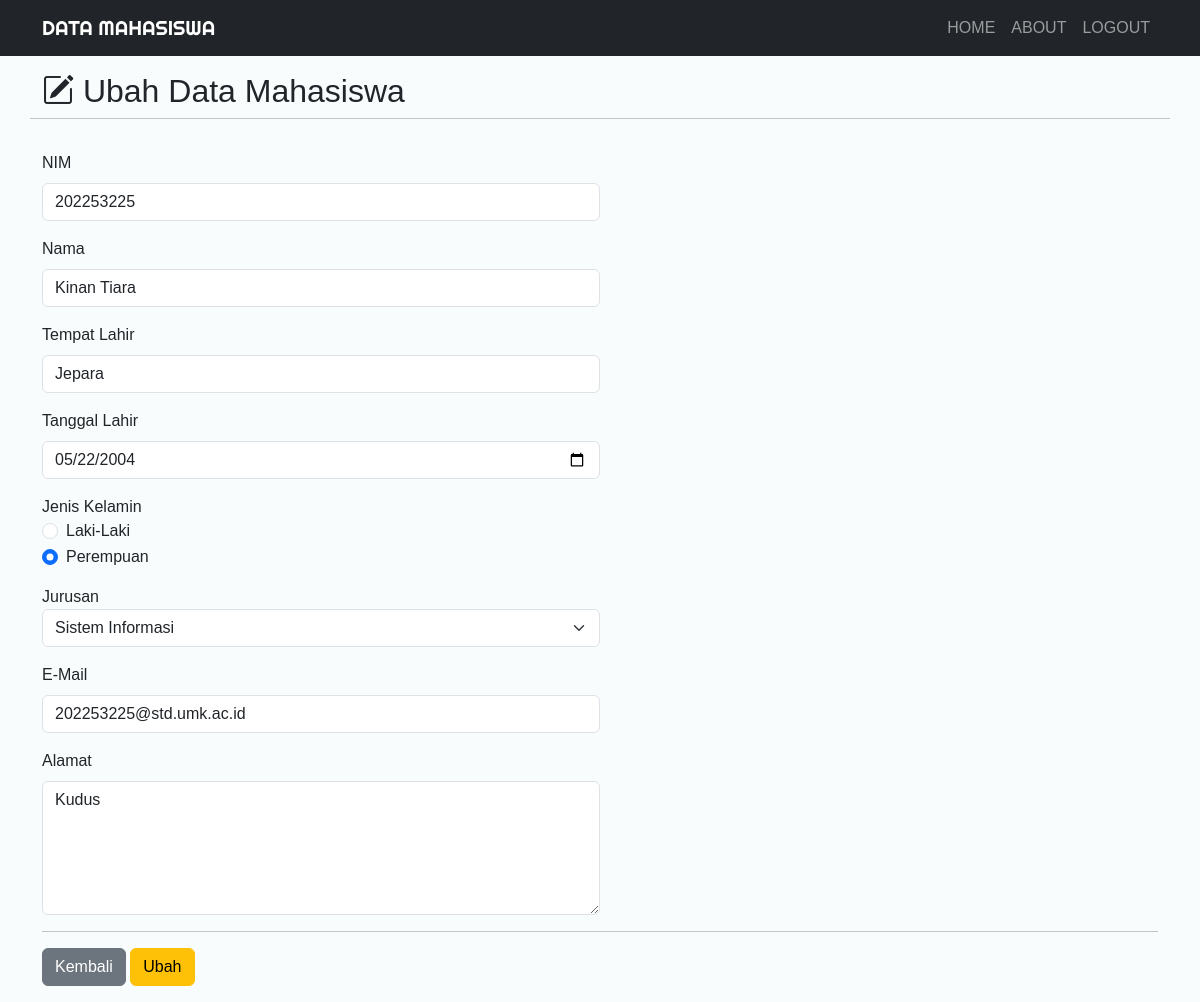
The page /data_mahasiswa/ubah.php?nim=202253225 (signed in) on the database its author committed.
### tables this page shows
CREATE TABLE `students` (
  `nim` int(9) NOT NULL,
  `nama` varchar(255) NOT NULL,
  `tempat_lahir` varchar(255) NOT NULL,
  `tanggal_lahir` date NOT NULL,
  `jenis_kelamin` enum('Laki-Laki','Perempuan') NOT NULL,
  `jurusan` varchar(255) NOT NULL,
  `email` varchar(255) NOT NULL,
  `alamat` text NOT NULL
);

### data_mahasiswa/ubah.php (the view, shortened to what this page needs)
<?php
require 'fungsi.php';
if (isset($_GET['nim'])) {
    $nim = $_GET['nim'];
    $query = "SELECT * FROM students WHERE nim = ?";
    $stmt = mysqli_prepare($koneksi, $query);
    mysqli_stmt_bind_param($stmt, 's', $nim);
    mysqli_stmt_execute($stmt);
    $result = mysqli_stmt_get_result($stmt);
    if (mysqli_num_rows($result) === 1) {
        $row = mysqli_fetch_assoc($result);
    } else {
        echo "Data mahasiswa tidak ditemukan.";
        exit;
    }
} else {
    echo "NIM mahasiswa tidak valid.";
    exit;
}
?>
<!doctype html>
<html lang="en">
<head>
    <link href="https://cdn.jsdelivr.net/npm/bootstrap@5.3.3/dist/css/bootstrap.min.css" rel="stylesheet"
>
    <link rel="stylesheet" href="https://cdn.jsdelivr.net/npm/bootstrap-icons@1.11.3/font/bootstrap-icons.min.css">
    <link rel="stylesheet" href="css/style.css">
</head>
<body>
<nav class="navbar navbar-expand-lg navbar-dark bg-dark text-uppercase">
    <div class="container">
        <a class="navbar-brand" href="#">DATA MAHASISWA</a>
        <div class="collapse navbar-collapse" id="navbarNav">
            <ul class="navbar-nav ms-auto">
                <li class="nav-item">
                    <a class="nav-link" href="index.php">Home</a>
                </li>
                <li class="nav-item">
                    <a class="nav-link" href="about.php">About</a>
                </li>
                <li class="nav-item">
                    <a class="nav-link" href="logout.php">Logout</a>
                </li>
            </ul>
        </div>
    </div>
</nav>
<div class="container">
    <div class="row my-3">
        <div class="col-md">
            <h2><i class="bi bi-pencil-square"></i>&nbsp;Ubah Data Mahasiswa</h2>
        </div>
        <hr>
    </div>
    <div class="row mb-3">
        <div class="col-md">
            <form action="" method="post">
                <div class="mb-3">
                    <label for="nim" class="form-label">NIM</label>
                    <input type="number" class="form-control w-50" id="nim" name="nim" autocomplete="off" value="<?= htmlspecialchars($row['nim']); ?>" readonly>
                </div>
                <div class="mb-3">
                    <label for="nama" class="form-label">Nama</label>
                    <input type="text" class="form-control w-50" id="nama" name="nama" autocomplete="off" value="<?= htmlspecialchars($row['nama']); ?>" required>
                </div>
                <div class="mb-3">
                    <label for="tempat_lahir" class="form-label">Tempat Lahir</label>
                    <input type="text" class="form-control w-50" id="tempat_lahir" name="tempat_lahir" autocomplete="off" value="<?= htmlspecialchars($row['tempat_lahir']); ?>" required>
                </div>
                <div class="mb-3">
                    <label for="tanggal_lahir" class="form-label">Tanggal Lahir</label>
                    <input type="date" class="form-control w-50" id="tanggal_lahir" name="tanggal_lahir" value="<?= htmlspecialchars($row['tanggal_lahir']); ?>" required>
                </div>
                <div class="mb-3">
                    <label>Jenis Kelamin</label>
                    <div class="form-check">
                        <input class="form-check-input" type="radio" name="jenis_kelamin" id="Laki-Laki" value="Laki-Laki" <?= ($row['jenis_kelamin'] == 'Laki-Laki') ? 'checked' : ''; ?>>
                        <label class="form-check-label" for="Laki-Laki">Laki-Laki</label>
                    </div>
                    <div class="form-check">
                        <input class="form-check-input" type="radio" name="jenis_kelamin" id="Perempuan" value="Perempuan" <?= ($row['jenis_kelamin'] == 'Perempuan') ? 'checked' : ''; ?>>
                        <label class="form-check-label" for="Perempuan">Perempuan</label>
                    </div>
                </div>
                <div class="mb-3">
                    <label>Jurusan</label>
                    <select class="form-select w-50" required name="jurusan">
                        <option value="Sistem Informasi" <?= ($row['jurusan'] == 'Sistem Informasi') ? 'selected' : ''; ?>>Sistem Informasi</option>
                    </select>
                </div>
                <div class="mb-3">
                    <label for="email" class="form-label">E-Mail</label>
                    <input type="email" class="form-control w-50" id="email" name="email" autocomplete="off" value="<?= htmlspecialchars($row['email']); ?>" required>
                </div>
                <div class="mb-3">
                    <label for="alamat" class="form-label">Alamat</label>
                    <textarea class="form-control w-50" id="alamat" rows="5" required name="alamat"><?= htmlspecialchars($row['alamat']); ?></textarea>
                </div>
                <hr>
                <a href="index.php" class="btn btn-secondary">Kembali</a>
                <button type="submit" name="ubah" class="btn btn-warning">Ubah</button>
            </form>
        </div>
    </div>
</div>
</body>
</html>

### data_mahasiswa/css/style.css (style rules this page uses)
.navbar-brand { font-family: 'Righteous', cursive; }
body { font-family: 'Gill Sans', 'Gill Sans MT', 'Calibri', 'Trebucket MS', sans-serif; background-color: #f8fcfc; }

### rows shown on the page
students: nim "202253225", nama "Kinan Tiara", tempat_lahir "Jepara", tanggal_lahir "05/22/2004", jenis_kelamin "☐ Laki-Laki", jenis_kelamin "☑ Perempuan", jurusan "Sistem Informasi", email "202253225@std.umk.ac.id", alamat "Kudus"
